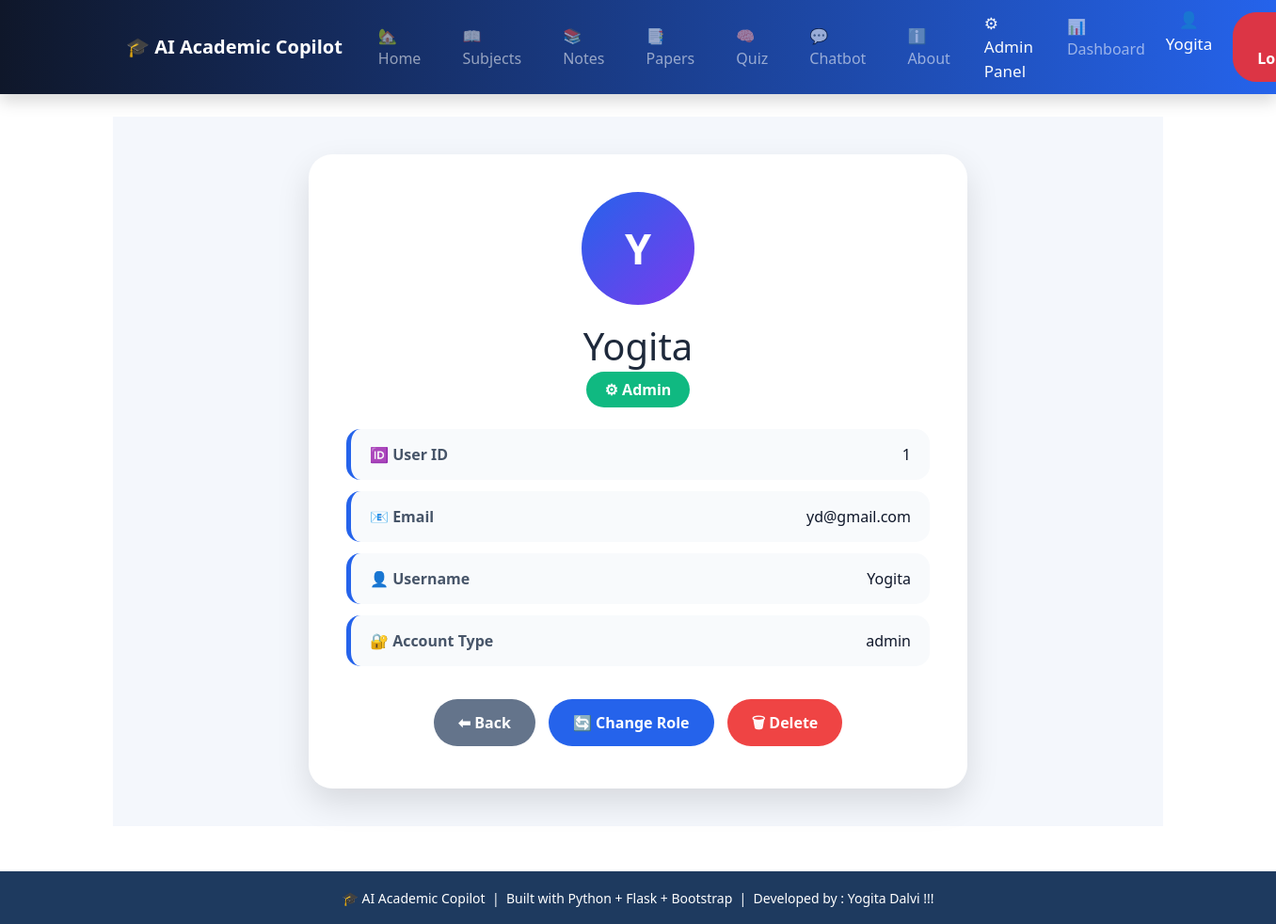
Page /user_details/1 (signed in) on the committed database.
### tables this page shows
CREATE TABLE users (
    id INTEGER PRIMARY KEY AUTOINCREMENT,
    fullname TEXT,
    email TEXT,
    username TEXT UNIQUE,
    password TEXT,
    role TEXT DEFAULT 'student'
);

### app.py (the view)
@app.route("/user_details/<int:id>")
def user_details(id):
    if session.get("role") != "admin":
        return redirect("/")
    conn = sqlite3.connect("database.db")
    cur = conn.cursor()
    cur.execute("""
    SELECT id, fullname, email, username, role
    FROM users
    WHERE id=?
    """,(id,))
    user = cur.fetchone()
    conn.close()
    return render_template(
        "user_details.html",
        user=user
    )

### templates/user_details.html (shortened to what this page needs)
{% extends "base.html" %}
{% block content %}
<div class="profile-page">
<div class="profile-card">
<div class="avatar">
{{ user[1][0] }}
</div>
<h1>
{{ user[1] }}
</h1>
<div class="role-badge">
<span>
{% if user[4]=='admin' %}
⚙ Admin
{% else %}
🎓 Student
{% endif %}
</span>
</div>
<div class="details">
<div class="detail-box">
<div class="label">
🆔 User ID
</div>
<div class="value">
{{ user[0] }}
</div>
</div>
<div class="detail-box">
<div class="label">
📧 Email
</div>
<div class="value">
{{ user[2] }}
</div>
</div>
<div class="detail-box">
<div class="label">
👤 Username
</div>
<div class="value">
{{ user[3] }}
</div>
</div>
<div class="detail-box">
<div class="label">
🔐 Account Type
</div>
<div class="value">
{{ user[4] }}
</div>
</div>
</div>
<div class="actions">
<a href="/manage_users"
class="btn back">
⬅ Back
</a>
<a href="/change_role/{{ user[0] }}"
class="btn edit">
🔄 Change Role
</a>
<a href="/delete_user/{{ user[0] }}"
class="btn delete"
onclick="return confirm('Delete this user?')">
🗑 Delete
</a>
</div>
</div>
</div>
{% endblock %}

### static/css/chatbot.css (style rules this page uses)
* { margin:0; padding:0; box-sizing:border-box; font-family:"Segoe UI",sans-serif; }
.avatar { width:42px; height:42px; border-radius:50%; display:flex; align-items:center; justify-content:center; margin:0 10px; font-size:20px; }

### templates/user_details.html (style rules this page uses)
.profile-page { min-height:80vh; padding:40px; background:#f4f7fc; }
.profile-card { max-width:700px; margin:auto; background:white; padding:40px; border-radius:25px; box-shadow: 0 15px 35px rgba(0,0,0,0.12); animation:slide 0.5s ease; }
.avatar { width:120px; height:120px; margin:auto; border-radius:50%; background:linear-gradient( 135deg, #2563eb, #7c3aed ); color:white; display:flex; align-items:center; justify-content:center; font-size:45px; font-weight:bold; }
.profile-card h1 { text-align:center; margin-top:20px; color:#1e293b; }
.role-badge { text-align:center; margin:10px; }
.role-badge span { background:#10b981; color:white; padding:8px 20px; border-radius:20px; font-weight:bold; }
.details { margin-top:30px; }
.detail-box { display:flex; justify-content:space-between; background:#f8fafc; padding:15px 20px; margin:12px 0; border-radius:15px; border-left:5px solid #2563eb; }
.label { font-weight:bold; color:#475569; }
.value { color:#0f172a; }
.actions { text-align:center; margin-top:30px; }
.btn { display:inline-block; padding:12px 25px; border-radius:25px; text-decoration:none; margin:5px; color:white; font-weight:bold; }
.back { background:#64748b; }
.delete { background:#ef4444; }
.edit { background:#2563eb; }

### rows in the picture
users: fullname "Y", fullname "Yogita", id "1", email "yd@gmail.com", username "Yogita", role "admin"

### other values in the picture
{{ session.get('username') }} "Yogita"
